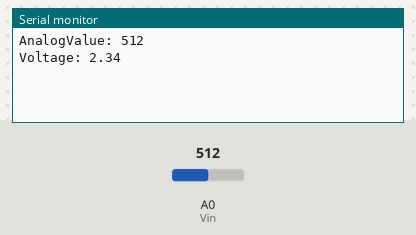
This sketch was run on a simulated Arduino Uno, built with avr-gcc and run on an emulated ATmega328P. Shown: the last lines printed to the serial monitor. The inputs (shaded band) are chosen by the test bench; at power-on: A0 (Vin) = 512.

Above: at 1.8 s.
1.9 s: A0 (Vin) set to 716
At 2.8 s:
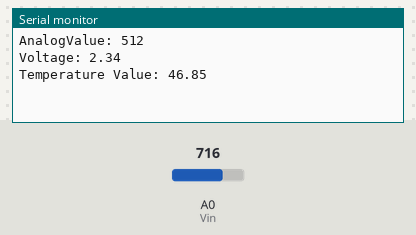
6.5 s: A0 (Vin) set to 900
At 9.6 s:
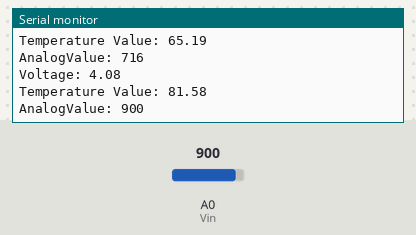
Timing chart, 0 to 11.1 s (numbered marks = the images above; inputs shaded):
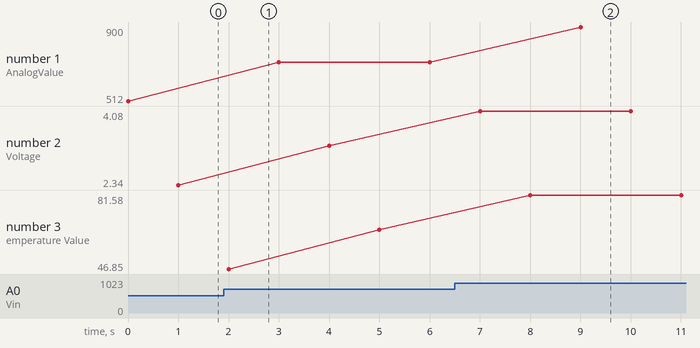

Measured:
- after the input at 6.5 s, the serial monitor: prints a new line after 0.50 s (image 2)
- plotted number 1: 512 → 716 after the input at 1.9 s, 716 → 900 after the input at 6.5 s
- plotted number 2: 2.34 → 3.26 after the input at 1.9 s, 3.26 → 4.08 after the input at 6.5 s
- plotted number 3: 65.19 → 81.58 after the input at 6.5 s

The sketch:

sketch_oct14a.txt.ino
```cpp
double Voltage;
int AnalogValue;
double Temp;
int Vin = A0;                                     // Vin is Analog Pin A0
double Low_Offset_Voltage = 0.4;                  // Value is used to counteract offset voltage
double Mid_Offset_Voltage = 0.08;                 // Value is used to counteract offset voltage

void setup(){
  Serial.begin(9600);                             // Start the connection with the computer. Transmits 9600 bits/sec which is the default for Arduino
  pinMode (Vin,INPUT);                            // Output from the amplifier will be connected to this pin
}

void loop(){
//Reads the bit value (ranges from 0-1023 bits)
  AnalogValue=analogRead(Vin);                    // Read the input on analog A0
  Serial.print("AnalogValue: ");
  Serial.println(AnalogValue);                    // Prints out the bit value read (Between 0-1023)
  delay(1000);                                    // 1 second pause

//Bits to Voltage
  Voltage = (analogRead(Vin)/1023.0)*5.0;         // (bit value/max bit value)*Vmax
  if(Voltage<1)
  Voltage=Voltage-Low_Offset_Voltage;             // Reduces the offset voltage seen between 0-1 volts
  if(Voltage>=1 && Voltage <2)
  Voltage=Voltage-Mid_Offset_Voltage;             // Reduces the offset voltage seen between 1-2 volts
  if(Voltage>=2 && Voltage <3)
  Voltage=Voltage-2*Mid_Offset_Voltage;           // Reduces the offset voltage seen between 2-3 volts
  if(Voltage>=3 && Voltage <4)
  Voltage=Voltage-3*Mid_Offset_Voltage;           // Reduces the offset voltage seen between 3-4 volts
  if(Voltage>=4 && Voltage <5)
  Voltage=Voltage-4*Mid_Offset_Voltage;           // Reduces the offset voltage seen between 4-5 volts
  if(Voltage<0)
  Voltage=0;                                      // Ensures the voltage is never a negative value
  Serial.print("Voltage: ");
  Serial.println(Voltage);                        // Prints out voltage value
  delay(1000);                                    // 1 second pause

//Convert digital value to temperature in Celsius
  Temp=(Voltage*20);                              // Change the multiplier with respect to the temperature range you want
  Serial.print("Temperature Value: ");            // Use line below to convert celsius to fahrenheit if necessary
                                                  // Temp = Temp*1.8+32;
  Serial.println(Temp);                           // Prints the Temperature
  delay(1000);                                    // 1 second pause
}
```
